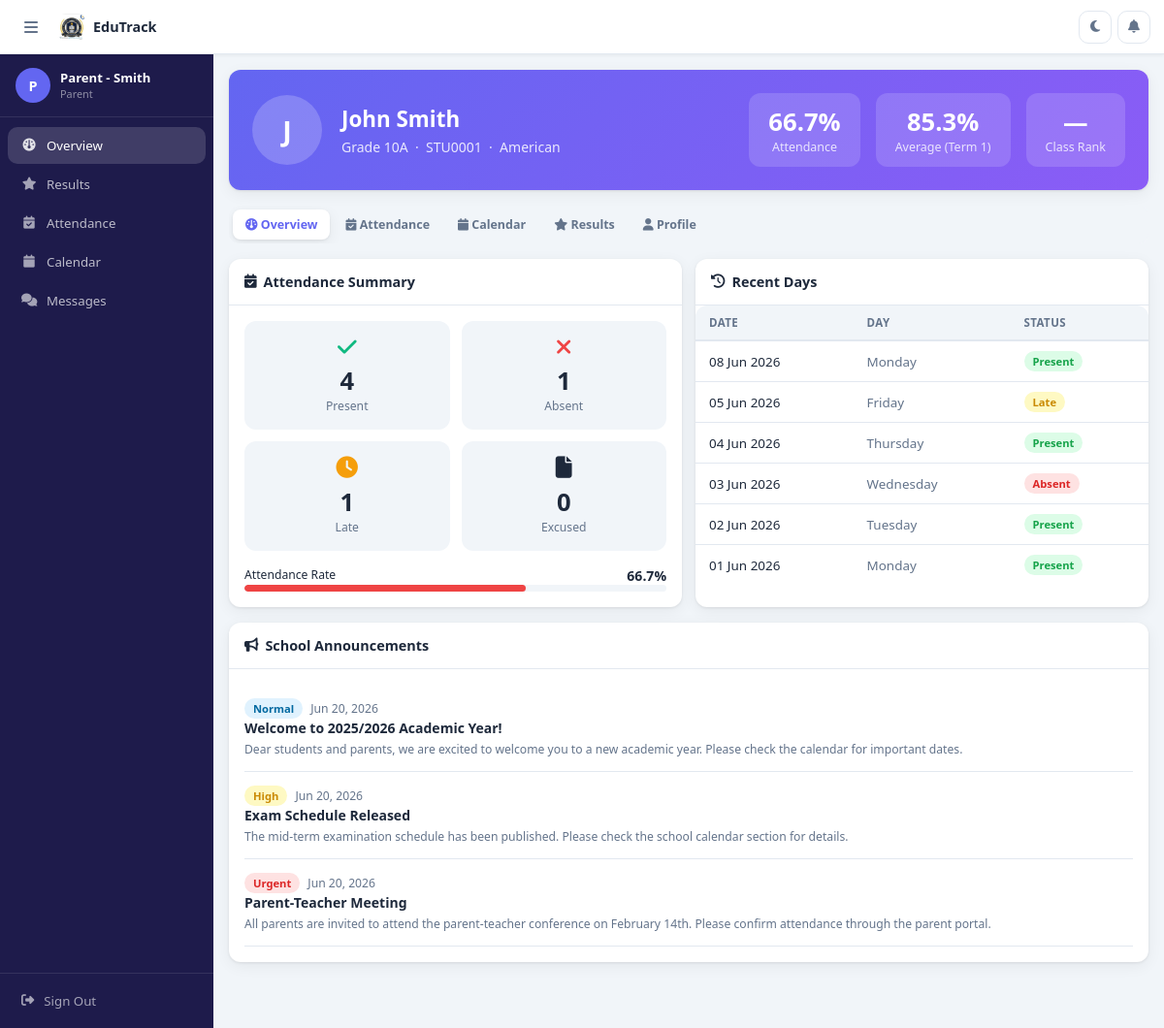
The page /parent.php (signed in) on the database its author committed.
### tables this page shows
CREATE TABLE `school_settings` (
  `id` int(11) NOT NULL AUTO_INCREMENT,
  `setting_key` varchar(100) NOT NULL,
  `setting_value` text NOT NULL,
  `updated_at` timestamp NOT NULL DEFAULT current_timestamp() ON UPDATE current_timestamp(),
  PRIMARY KEY (`id`),
  UNIQUE KEY `setting_key` (`setting_key`)
);

CREATE TABLE `attendance` (
  `id` int(11) NOT NULL AUTO_INCREMENT,
  `student_id` int(11) NOT NULL,
  `date` date NOT NULL,
  `status` enum('Present','Absent','Late','Excused') NOT NULL DEFAULT 'Present',
  `remarks` text DEFAULT NULL,
  `marked_by` int(11) DEFAULT NULL,
  `created_at` timestamp NOT NULL DEFAULT current_timestamp(),
  PRIMARY KEY (`id`),
  UNIQUE KEY `student_date` (`student_id`,`date`)
);

CREATE TABLE `announcements` (
  `id` int(11) NOT NULL AUTO_INCREMENT,
  `title` varchar(255) NOT NULL,
  `message` text NOT NULL,
  `created_by` int(11) NOT NULL,
  `target_role` enum('teacher','parent','all') DEFAULT 'all',
  `priority` enum('normal','high','urgent') DEFAULT 'normal',
  `is_active` tinyint(1) DEFAULT 1,
  `created_at` timestamp NOT NULL DEFAULT current_timestamp(),
  `expires_at` datetime DEFAULT NULL,
  PRIMARY KEY (`id`)
);

### config.php (called while the page is built, shortened)
<?php
function getVisibilityMode($pdo) {
    try {
        $stmt = $pdo->query("SELECT setting_value FROM school_settings WHERE setting_key = 'result_visibility' LIMIT 1");
        $row = $stmt->fetch();
        return $row ? (int)$row['setting_value'] : 1;
    } catch (Exception $e) {
        return 1;
    }
}
function getSchoolSetting($pdo, $key, $default = '') {
    try {
        $stmt = $pdo->prepare("SELECT setting_value FROM school_settings WHERE setting_key = ?");
        $stmt->execute([$key]);
        $row = $stmt->fetch();
        return $row ? $row['setting_value'] : $default;
    } catch (Exception $e) {
        return $default;
    }
}
function sanitize($str) {
    return htmlspecialchars(trim($str), ENT_QUOTES, 'UTF-8');
}
?>

### parent.php (the view, shortened to what this page needs)
<?php
require_once 'config.php';
$parent_user_id = $_SESSION['user_id'];
$tab = $_GET['tab'] ?? 'dashboard';
$currentTerm = getSchoolSetting($pdo, 'current_term', 'Term 1');
$currentYear = getSchoolSetting($pdo, 'current_year', '2025/2026');
$visibility  = getVisibilityMode($pdo);
$sq = $pdo->prepare("
    SELECT s.* FROM students s
    JOIN parent_access pa ON pa.student_id=s.id
    WHERE pa.user_id=?
    UNION
    SELECT s.* FROM students s WHERE s.parent_email=(SELECT email FROM users WHERE id=?)
    ORDER BY name
");
$sq->execute([$parent_user_id, $parent_user_id]);
$myStudents = $sq->fetchAll();
$selStudentId = (int)($_GET['student'] ?? ($myStudents[0]['id'] ?? 0));
$selStudent = null;
foreach($myStudents as $ms) if($ms['id'] == $selStudentId) { $selStudent = $ms; break; }
include 'layout.php';
?>
<div class="card mb-4" style="background:linear-gradient(135deg,var(--primary),var(--secondary));color:#fff;border:none">
  <div class="card-body" style="display:flex;align-items:center;gap:20px;flex-wrap:wrap;padding:24px">
    <div style="width:72px;height:72px;border-radius:50%;background:rgba(255,255,255,.2);display:flex;align-items:center;justify-content:center;font-size:1.8rem;font-weight:800;flex-shrink:0">
      <?php if($selStudent['photo']): ?>
      <img src="<?= sanitize($selStudent['photo']) ?>" style="width:72px;height:72px;border-radius:50%;object-fit:cover" alt="">
      <?php else: ?>
      <?= strtoupper(substr($selStudent['name'],0,1)) ?>
      <?php endif; ?>
    </div>
    <div style="flex:1">
      <div style="font-size:1.4rem;font-weight:800"><?= sanitize($selStudent['name']) ?></div>
      <div style="opacity:.85;margin-top:4px">
        Grade <?= $selStudent['grade'] ?><?= $selStudent['class_section'] ?> &nbsp;·&nbsp;
        <?= $selStudent['roll_number'] ?> &nbsp;·&nbsp;
        <?= $selStudent['nationality'] ?? 'International' ?>
      </div>
    </div>
    <div style="display:flex;gap:16px;flex-wrap:wrap">
      <?php
      $att = $pdo->prepare("
          SELECT
            SUM(status='Present') AS present,
            SUM(status='Absent') AS absent,
            SUM(status='Late') AS late,
            SUM(status='Excused') AS excused,
            COUNT(*) AS total
          FROM attendance WHERE student_id=? AND date >= DATE_SUB(CURDATE(),INTERVAL 90 DAY)
      ");
      $att->execute([$selStudentId]);
      $attStats = $att->fetch();
      $attPct = $attStats['total']>0 ? round(($attStats['present']/$attStats['total'])*100,1) : 0;
      ?>
      <div style="text-align:center;background:rgba(255,255,255,.15);padding:12px 20px;border-radius:12px">
        <div style="font-size:1.6rem;font-weight:800"><?= $attPct ?>%</div>
        <div style="font-size:.78rem;opacity:.8">Attendance</div>
      </div>
      <?php if($visibility >= 3):
        $avgMark = $pdo->prepare("
            SELECT AVG(percentage) AS avg_pct FROM student_marks_custom
            WHERE student_id=? AND term=? AND academic_year=?
        ");
        $avgMark->execute([$selStudentId,$currentTerm,$currentYear]);
        $avg = $avgMark->fetchColumn();
      ?>
      <div style="text-align:center;background:rgba(255,255,255,.15);padding:12px 20px;border-radius:12px">
        <div style="font-size:1.6rem;font-weight:800"><?= $avg?round($avg,1).'%':'—' ?></div>
        <div style="font-size:.78rem;opacity:.8">Average (<?= $currentTerm ?>)</div>
      </div>
      <?php endif; ?>
      <?php if($visibility >= 3):
        $rank = $pdo->prepare("
            SELECT cr.rank_position, (SELECT COUNT(*) FROM class_rankings cr2 WHERE cr2.class_id=cr.class_id AND cr2.term=cr.term AND cr2.academic_year=cr.academic_year) AS total_in_class
            FROM class_rankings cr
            JOIN classes c ON c.id=cr.class_id
            WHERE cr.student_id=? AND cr.term=? AND cr.academic_year=?
            LIMIT 1
        ");
        $rank->execute([$selStudentId,$currentTerm,$currentYear]);
        $rankRow = $rank->fetch();
      ?>
      <div style="text-align:center;background:rgba(255,255,255,.15);padding:12px 20px;border-radius:12px">
        <div style="font-size:1.6rem;font-weight:800">
          <?= $rankRow ? '#'.$rankRow['rank_position'].'/'.$rankRow['total_in_class'] : '—' ?>
        </div>
        <div style="font-size:.78rem;opacity:.8">Class Rank</div>
      </div>
      <?php endif; ?>
    </div>
  </div>
</div>
<div class="tabs">
  <?php
  $pTabs=[
    ['key'=>'dashboard','icon'=>'fa-gauge','label'=>'Overview'],
    ['key'=>'attend',   'icon'=>'fa-calendar-check','label'=>'Attendance'],
    ['key'=>'calendar', 'icon'=>'fa-calendar','label'=>'Calendar'],
  ];
  if($visibility >= 3) $pTabs[]=['key'=>'marks','icon'=>'fa-star','label'=>'Results'];
  $pTabs[]=['key'=>'profile','icon'=>'fa-user','label'=>'Profile'];
  foreach($pTabs as $pt): ?>
  <button class="tab-btn <?= $tab===$pt['key']?'active':'' ?>" onclick="switchTab('<?= $pt['key'] ?>')">
    <i class="fa <?= $pt['icon'] ?>"></i> <?= $pt['label'] ?>
  </button>
  <?php endforeach; ?>
</div>
<div class="tab-pane <?= $tab==='dashboard'?'active':'' ?>" id="tab-dashboard">
  <div class="grid-2">
    <div class="card">
      <div class="card-header"><h3><i class="fa fa-calendar-check"></i> Attendance Summary</h3></div>
      <div class="card-body">
        <div style="display:grid;grid-template-columns:1fr 1fr;gap:12px">
          <?php foreach([
            ['Present','success','fa-check',$attStats['present']],
            ['Absent','danger','fa-xmark',$attStats['absent']],
            ['Late','warning','fa-clock',$attStats['late']],
            ['Excused','info','fa-file',$attStats['excused']],
          ] as [$l,$c,$ic,$v]): ?>
          <div style="text-align:center;padding:16px;background:var(--bg);border-radius:12px">
            <i class="fa <?= $ic ?>" style="font-size:1.4rem;color:var(--<?= $c ?>);margin-bottom:6px"></i>
            <div style="font-size:1.6rem;font-weight:800"><?= $v??0 ?></div>
            <div class="text-sm text-muted"><?= $l ?></div>
          </div>
          <?php endforeach; ?>
        </div>
        <div class="mt-4">
          <div class="flex justify-between mb-1"><span class="text-sm">Attendance Rate</span><strong><?= $attPct ?>%</strong></div>
          <div class="progress"><div class="progress-bar" style="width:<?= $attPct ?>%;background:<?= $attPct>=90?'var(--success)':($attPct>=75?'var(--warning)':'var(--danger)') ?>"></div></div>
        </div>
      </div>
    </div>
    <div class="card">
      <div class="card-header"><h3><i class="fa fa-history"></i> Recent Days</h3></div>
      <div class="table-wrap">
        <?php
        $recentAtt = $pdo->prepare("
            SELECT * FROM attendance WHERE student_id=? ORDER BY date DESC LIMIT 15
        ");
        $recentAtt->execute([$selStudentId]);
        $ra = $recentAtt->fetchAll();
        ?>
        <table>
          <thead><tr><th>Date</th><th>Day</th><th>Status</th></tr></thead>
          <tbody>
          <?php foreach($ra as $a): $bc=['Present'=>'success','Absent'=>'danger','Late'=>'warning','Excused'=>'info']; ?>
          <tr>
            <td><?= date('d M Y',strtotime($a['date'])) ?></td>
            <td class="text-muted"><?= date('l',strtotime($a['date'])) ?></td>
            <td><span class="badge badge-<?= $bc[$a['status']] ?>"><?= $a['status'] ?></span></td>
          </tr>
          <?php endforeach;
          if(empty($ra)): ?><tr><td colspan="3" class="text-center text-muted">No attendance records</td></tr><?php endif; ?>
          </tbody>
        </table>
      </div>
    </div>
  </div>
  <?php
  $anns = $pdo->query("
      SELECT * FROM announcements WHERE is_active=1 AND (target_role='parent' OR target_role='all')
      ORDER BY created_at DESC LIMIT 5
  ")->fetchAll();
  if($anns): ?>
  <div class="card mt-4">
    <div class="card-header"><h3><i class="fa fa-bullhorn"></i> School Announcements</h3></div>
    <div class="card-body">
      <?php foreach($anns as $an): $pc=['normal'=>'info','high'=>'warning','urgent'=>'danger']; ?>
      <div style="padding:14px 0;border-bottom:1px solid var(--border)">
        <div class="flex items-center gap-2 mb-2">
          <span class="badge badge-<?= $pc[$an['priority']] ?>"><?= ucfirst($an['priority']) ?></span>
          <span class="text-sm text-muted"><?= date('M d, Y', strtotime($an['created_at'])) ?></span>
        </div>
        <div style="font-weight:700;margin-bottom:4px"><?= sanitize($an['title']) ?></div>
        <div class="text-sm text-muted"><?= sanitize($an['message']) ?></div>
      </div>
      <?php endforeach; ?>
    </div>
  </div>
  <?php endif; ?>
</div>
<?php include 'layout_end.php'; ?>

### layout.php (style rules this page uses)
:root { --primary:#6366f1;--primary-dark:#4f46e5;--secondary:#8b5cf6; --accent:#06b6d4;--success:#10b981;--warning:#f59e0b; --danger:#ef4444;--orange:#f97316; --bg:#f1f5f9;--card:#fff;--text:#1e293b;--muted:#64748b; --border:#e2e8f0;--input-bg:#f8fafc; --sidebar-bg:#1e1b4b;--header-bg:#fff; --radius:12px; --shadow:0 1px 3px rgba(0,0,0,.08),0 4px 16px rgba(0,0,0,.06); --shadow-lg:0 8px 32px rgba(0,0,0,.12); --topbar-h:56px; --bottom-nav-h:60px; }
* { margin:0;padding:0;box-sizing:border-box;-webkit-tap-highlight-color:transparent; }
html,body { height:100%;overflow-x:hidden; }
body { font-family:'Segoe UI',system-ui,sans-serif;background:var(--bg);color:var(--text);font-size:14px; }
button,input,select,textarea { font-family:inherit; }
.card { background:var(--card);border-radius:var(--radius);box-shadow:var(--shadow); }
.card-header { padding:14px 16px;border-bottom:1px solid var(--border);display:flex;align-items:center;justify-content:space-between;flex-wrap:wrap;gap:8px; }
.card-header h3 { font-size:.9rem;font-weight:700;color:var(--text);display:flex;align-items:center;gap:7px; }
.card-body { padding:16px; }
.table-wrap { overflow-x:auto;-webkit-overflow-scrolling:touch;border-radius:var(--radius); }
table { width:100%;border-collapse:collapse;min-width:400px; }
th { background:var(--bg);color:var(--muted);font-size:.72rem;font-weight:700;text-transform:uppercase;letter-spacing:.4px;padding:10px 14px;text-align:left;border-bottom:2px solid var(--border);white-space:nowrap; }
td { padding:10px 14px;border-bottom:1px solid var(--border);font-size:.84rem;color:var(--text);vertical-align:middle; }
tr:last-child td { border-bottom:none; }
.badge { display:inline-flex;align-items:center;gap:3px;padding:3px 9px;border-radius:20px;font-size:.7rem;font-weight:700; }
.badge-success { background:#dcfce7;color:#16a34a; }
.badge-danger { background:#fee2e2;color:#dc2626; }
.badge-warning { background:#fef9c3;color:#ca8a04; }
.badge-info { background:#e0f2fe;color:#0369a1; }
.tabs { display:flex;gap:3px;padding:4px;background:var(--bg);border-radius:10px;margin-bottom:16px;overflow-x:auto;scrollbar-width:none;flex-wrap:nowrap; }
.tab-btn { padding:7px 13px;border-radius:8px;font-size:.78rem;font-weight:600;cursor:pointer;border:none;background:transparent;color:var(--muted);transition:all .18s;white-space:nowrap;flex-shrink:0; }
.tab-btn.active { background:var(--card);color:var(--primary);box-shadow:var(--shadow); }
.tab-pane { display:none; }
.tab-pane.active { display:block;animation:fadeIn .25s; }
.progress { background:var(--bg);border-radius:100px;height:7px;overflow:hidden; }
.progress-bar { height:100%;border-radius:100px;transition:width .4s; }
.grid-2 { display:grid;grid-template-columns:repeat(auto-fit,minmax(260px,1fr));gap:14px; }
.flex { display:flex; }
.gap-2 { gap:8px; }
.items-center { align-items:center; }
.justify-between { justify-content:space-between; }
.text-muted { color:var(--muted); }
.text-sm { font-size:.76rem; }
.mt-4 { margin-top:16px; }
.mb-4 { margin-bottom:16px; }

### rows shown on the page
school_settings: setting_value "Term 1"
attendance: date "08 Jun 2026", date "Monday", status "Present"
attendance: date "05 Jun 2026", date "Friday", status "Late"
attendance: date "04 Jun 2026", date "Thursday", status "Present"
attendance: date "03 Jun 2026", date "Wednesday", status "Absent"
attendance: date "02 Jun 2026", date "Tuesday", status "Present"
attendance: date "01 Jun 2026", date "Monday", status "Present"
announcements: priority "Normal", created_at "Jun 20, 2026", title "Welcome to 2025/2026 Academic Year!", message "Dear students and parents, we are excited to welcome you to a new academic year. Please check the calendar for important dates."
announcements: priority "High", created_at "Jun 20, 2026", title "Exam Schedule Released", message "The mid-term examination schedule has been published. Please check the school calendar section for details."
announcements: priority "Urgent", created_at "Jun 20, 2026", title "Parent-Teacher Meeting", message "All parents are invited to attend the parent-teacher conference on February 14th. Please confirm attendance through the parent portal."

### other values the page prints
substr($userName,0,1) "P"
mb_substr($userName,0,18) "Parent - Smith"
$role "Parent"
$label "Overview"
$label "Results"
$label "Attendance"
$label "Calendar"
$label "Messages"
substr($selStudent['name'],0,1) "J"
$selStudent['name'] "John Smith"
$selStudent['grade'] "10"
$selStudent['class_section'] "A"
$selStudent['roll_number'] "STU0001"
$selStudent['nationality'] "American"
$attPct "66.7"
